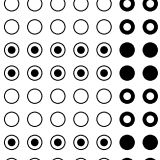
#> input picture ref.png, 160 x 160 px
$ python grayscale.py
#> lines starting #> are read from the running program, lines starting #| are printed output that depends on the picture; after the words box and inside, x2 and y2 are one past the last pixel; in counts of white or black regions, pixels touching at a corner belong together; long printed decimals are rounded
import numpy as np
import matplotlib.pyplot as plt
from PIL import Image
from scipy.optimize import curve_fit
import cv2
from scipy.ndimage import median_filter

def get_pixel(image_file):
    image = Image.open(image_file)
    width, height = image.size

    rgb_image = image#.convert("RGB")
    pixels = list(rgb_image.getdata())
    pixel_array = [pixels[i * width:(i + 1) * width] for i in range(height)]
    return np.swapaxes(np.array(pixel_array), 0, 1), width, height

def gray_scale(pixel_array):

    gray_pixel = np.ones((pixel_array.shape[0], pixel_array.shape[1]))
    R = pixel_array[:,:,0]; G = pixel_array[:,:,1]; B = pixel_array[:,:,2]
    sum_all = np.sum(R)+np.sum(G)+np.sum(B)
    wr = np.sum(R)/sum_all; wg = np.sum(G)/sum_all; wb = np.sum(B)/sum_all
    for i in range(pixel_array.shape[0]):
        for j in range(pixel_array.shape[1]):
            r = pixel_array[i][j][0]
            g = pixel_array[i][j][1]
            b = pixel_array[i][j][2]
            gray_pixel[i][j] = wr*r + wg* g + wb*b
    return gray_pixel

def col_sum(array):
    sum_arr = np.sum(array, axis=1)
    normalized_sum = sum_arr/np.mean(sum_arr)
    return normalized_sum

def trim_unchanged_segments(arr):
    if len(arr) < 2:
        return arr  # 如果数组长度小于2，直接返回

    # 找到变化的起点
    start = 0
    while start < len(arr) - 1 and arr[start] == arr[start + 1]:
        start += 1

    # 如果整个数组都是相同的值，直接返回空数组
    if start == len(arr) - 1:
        return []

    # 找到变化的终点
    end = len(arr) - 1
    while end > 0 and arr[end] == arr[end - 1]:
        end -= 1

    # 返回变化部分
    return arr[start + 1:end]

gx = lambda x,a,b,w,c : a+b*np.sin(w*x+c)
def fitting_sin(x, y, bound_w=[0, np.inf]):
    w_min = bound_w[0]; w_max = bound_w[1]
    bounds = ([0.1, 0.1, w_min, -2*np.pi], [2, 2, w_max, 0])
    popt, pcov = curve_fit(gx, x, y, bounds=bounds)
    return popt


#参考平面的拟合
def reference(imagefile, bound_w = [-np.inf, np.inf]):
    pixel_array, width, height = get_pixel(imagefile)
#> in get_pixel, image is the input picture: PIL image 160x160 RGBA; mean R, G, B, A 210.5, 210.5, 210.5, 255
#> in get_pixel, `pixels = list(rgb_image.getdata())`: pixels = 25600 items
#> in get_pixel, `pixel_array = [pixels[i * width:(i + 1) * width] for i in range(height)]`: pixel_array = 160 items
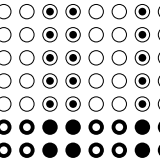
#> pixel_array: shape (160, 160, 4) int64; mean of channels 0, 1, 2, 3 210.5, 210.5, 210.5, 255; drawn as R, G, B
#> width = 160; height = 160
    gray_pixel = gray_scale(pixel_array)
#> in gray_scale, `sum_all = np.sum(R)+np.sum(G)+np.sum(B)`: sum_all = 16165950
#> in gray_scale, `wr = np.sum(R) / sum_all`: wr = 0.333
    gray_pixel = np.array(gray_pixel, dtype=np.uint8)
    pixel_filter = median_filter(gray_pixel, size=3)
    _, binary_array = cv2.threshold(pixel_filter, 0, 255, cv2.THRESH_BINARY + cv2.THRESH_OTSU)
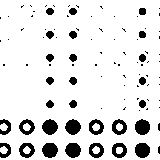
#> binary_array: shape (160, 160); 88.2% white; 97 black regions (68 under 20 px), largest, box (x1, y1, x2, y2) and area: (42, 143, 58, 158) 188, (135, 119, 150, 135) 187, (42, 119, 58, 135) 186
    sum_arr_ori = col_sum(binary_array)
#> in col_sum, `sum_arr = np.sum(array, axis=1)`: sum_arr = 160 values, max 40800 at index 0, min 18615 at index 154, mean 35999.6
#> in col_sum, `normalized_sum = sum_arr/np.mean(sum_arr)`: normalized_sum = 160 values, max 1.13 at index 0, min 0.517 at index 154, mean 1
#> sum_arr_ori has the same summary as normalized_sum in col_sum
    sum_arr = sum_arr_ori
#> sum_arr has the same summary as normalized_sum in col_sum
    #sum_arr = trim_unchanged_segments(sum_arr_ori)
    x = np.arange(sum_arr.size)
#> x = 160 values from 0 to 159

    popt = fitting_sin(x, sum_arr, bound_w)
#> in fitting_sin, `popt, pcov = curve_fit(gx, x, y, bounds=bounds)`: popt = [1, 0.148, 0.272, -4.56]; pcov = [[0.000173, 4.92e-06, -3.75e-06, 0.000308], [4.92e-06, 0.000347, -1.64e-06, 0.000145], [-3.75e-06, -1.64e-06, 7.18e-06, -0.000576], [0.000308, 0.000145, -0.000576, 0.0617]]
#> popt = [1, 0.148, 0.272, -4.56]
    plt.scatter(x, sum_arr, s=3)
    plt.plot(x, gx(x, *popt), color="C1")
    plt.show()
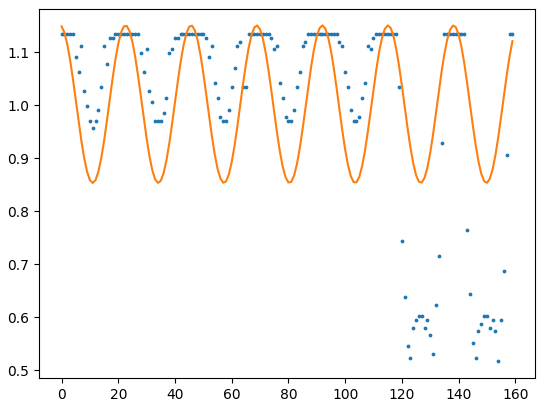
#> figure drawn by matplotlib, 1 panel; curve peaks at x = 92, y = 1.15
    print(popt)
#| [ 1.002  0.1484  0.2716 -4.556]
    return popt


#测试面的拟合和对比
def compare(image_new, popt):
    '''
    输出phi_fitted和phi_difference
    '''
    pixel_array, width, height = get_pixel(image_new)
    gray_pixel = gray_scale(pixel_array)
    gray_pixel = np.array(gray_pixel, dtype=np.uint8)
    pixel_filter = median_filter(gray_pixel, size=3)
    _, binary_array = cv2.threshold(pixel_filter, 0, 255, cv2.THRESH_BINARY + cv2.THRESH_OTSU)
    sum_arr_ori = col_sum(binary_array)
    sum_arr = sum_arr_ori
    #sum_arr = trim_unchanged_segments(sum_arr_ori)
    x = np.arange(sum_arr.size)

    def gx_fixed(x, phi):
        return gx(x, *popt[:3], phi)

    [phi_fitted], pcov = curve_fit(gx_fixed, x, sum_arr, bounds=[-2*np.pi, 0])

    plt.scatter(x, sum_arr, s=3)
    plt.plot(x, gx(x, *popt), color="C1", label = "reference")
    plt.plot(x, gx(x, *popt[:3], phi_fitted), color="C2", label = "test")
    plt.legend()
    plt.show()

    phi_difference = phi_fitted - popt[3]
    return phi_fitted, phi_difference


def get_p_test(image_test, bound_w = [0, np.inf]):
    pixel_array, width, height = get_pixel(image_test)
    gray_pixel = gray_scale(pixel_array)
    gray_pixel = np.array(gray_pixel, dtype=np.uint8)
    pixel_filter = median_filter(gray_pixel, size=3)
    _, binary_array = cv2.threshold(pixel_filter, 0, 255, cv2.THRESH_BINARY + cv2.THRESH_OTSU)
    sum_arr_ori = col_sum(binary_array)
    sum_arr = sum_arr_ori
    #sum_arr = trim_unchanged_segments(sum_arr_ori)
    x = np.arange(sum_arr.size)

    popt = fitting_sin(x, sum_arr, bound_w)

    p = 2*np.pi/popt[2]
    return p


if __name__ == "__main__":

    bound_w = [0.2, 0.35]   #上界不能超过2w


    popt = reference("ref.png", bound_w)
#> popt = [1, 0.148, 0.272, -4.56]
    phi_fitted, phi_difference = compare("test.png", popt)
#> call 2 of get_pixel, with image_file = 'test.png'
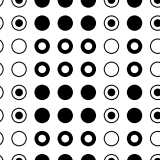
#> input picture test.png, 160 x 160 px
#> in get_pixel, image is the input picture: PIL image 160x160 RGBA; mean R, G, B, A 195.7, 195.7, 195.7, 255
#> in compare, `pixel_array, width, height = get_pixel(image_new)`:
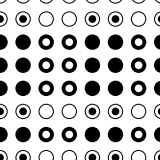
#> pixel_array: shape (160, 160, 4) int64; mean of channels 0, 1, 2, 3 195.7, 195.7, 195.7, 255; drawn as R, G, B
#> in compare, `pixel_array, width, height = get_pixel(image_new)`: width = 160
#> in compare, `_, binary_array = cv2.threshold(pixel_filter, 0, 255, cv2.THRESH_BINAR..`:
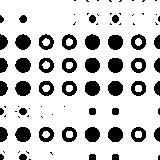
#> binary_array: shape (160, 160); 80.1% white; 85 black regions (41 under 20 px), largest, box (x1, y1, x2, y2) and area: (15, 81, 31, 96) 188, (85, 34, 100, 50) 187, (15, 127, 31, 142) 187
#> in compare, `sum_arr_ori = col_sum(binary_array)`: sum_arr_ori = 160 values, max 1.25 at index 2, min 0.539 at index 84, mean 1
#> in compare, `sum_arr = sum_arr_ori`: sum_arr has the same summary as sum_arr_ori
#> in compare, `[phi_fitted], pcov = curve_fit(gx_fixed, x, sum_arr, bounds=[-2*np.pi,..`: phi_fitted = -0.331; pcov = [0.0274]
#> in compare, `plt.show()`:
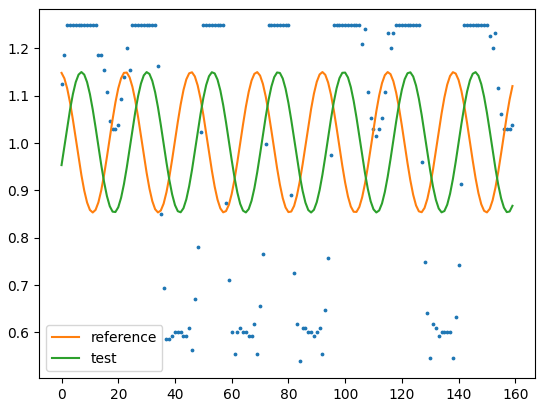
#> figure drawn by matplotlib, 1 panel; curve peaks at x = 92, y = 1.15; curve peaks at x = 7, y = 1.15
#> in compare, `phi_difference = phi_fitted - popt[3]`: phi_difference = 4.23
#> phi_fitted = -0.331; phi_difference = 4.23
    print(phi_fitted, phi_difference)
#| -0.3311 4.225
